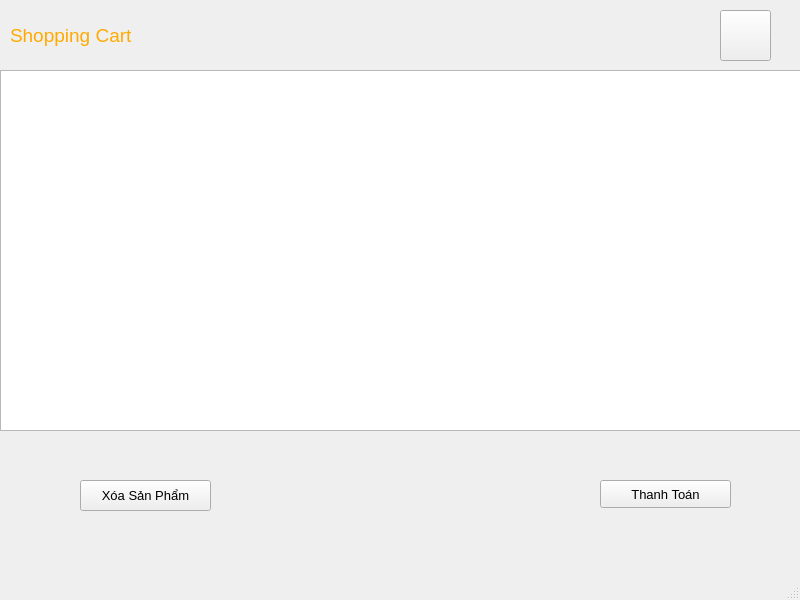
<?xml version="1.0" encoding="UTF-8"?>
<ui version="4.0">
 <class>MainWindow</class>
 <widget class="QMainWindow" name="MainWindow">
  <property name="geometry">
   <rect>
    <x>0</x>
    <y>0</y>
    <width>800</width>
    <height>600</height>
   </rect>
  </property>
  <property name="windowTitle">
   <string>MainWindow</string>
  </property>
  <widget class="QWidget" name="centralwidget">
   <widget class="QListWidget" name="listWidget">
    <property name="geometry">
     <rect>
      <x>0</x>
      <y>70</y>
      <width>801</width>
      <height>361</height>
     </rect>
    </property>
   </widget>
   <widget class="QWidget" name="widget" native="true">
    <property name="geometry">
     <rect>
      <x>0</x>
      <y>430</y>
      <width>801</width>
      <height>111</height>
     </rect>
    </property>
    <widget class="QPushButton" name="pushButton_2">
     <property name="geometry">
      <rect>
       <x>80</x>
       <y>50</y>
       <width>131</width>
       <height>31</height>
      </rect>
     </property>
     <property name="font">
      <font>
       <pointsize>10</pointsize>
      </font>
     </property>
     <property name="text">
      <string>Xóa Sản Phẩm</string>
     </property>
    </widget>
    <widget class="QPushButton" name="pushButton_3">
     <property name="geometry">
      <rect>
       <x>600</x>
       <y>50</y>
       <width>131</width>
       <height>28</height>
      </rect>
     </property>
     <property name="font">
      <font>
       <pointsize>10</pointsize>
      </font>
     </property>
     <property name="text">
      <string>Thanh Toán</string>
     </property>
    </widget>
   </widget>
   <widget class="QLabel" name="label_main_name">
    <property name="geometry">
     <rect>
      <x>10</x>
      <y>20</y>
      <width>151</width>
      <height>31</height>
     </rect>
    </property>
    <property name="font">
     <font>
      <pointsize>14</pointsize>
     </font>
    </property>
    <property name="styleSheet">
     <string notr="true">color:rgb(255, 170, 0)</string>
    </property>
    <property name="text">
     <string>Shopping Cart</string>
    </property>
   </widget>
   <widget class="QPushButton" name="pushButton_back2">
    <property name="geometry">
     <rect>
      <x>720</x>
      <y>10</y>
      <width>51</width>
      <height>51</height>
     </rect>
    </property>
    <property name="text">
     <string/>
    </property>
    <property name="icon">
     <iconset>
      <normaloff>../../PT04-APP/img/icons8-back-64.png</normaloff>../../PT04-APP/img/icons8-back-64.png</iconset>
    </property>
    <property name="iconSize">
     <size>
      <width>30</width>
      <height>30</height>
     </size>
    </property>
   </widget>
  </widget>
  <widget class="QMenuBar" name="menubar">
   <property name="geometry">
    <rect>
     <x>0</x>
     <y>0</y>
     <width>800</width>
     <height>26</height>
    </rect>
   </property>
  </widget>
  <widget class="QStatusBar" name="statusbar"/>
 </widget>
 <resources/>
 <connections/>
</ui>
